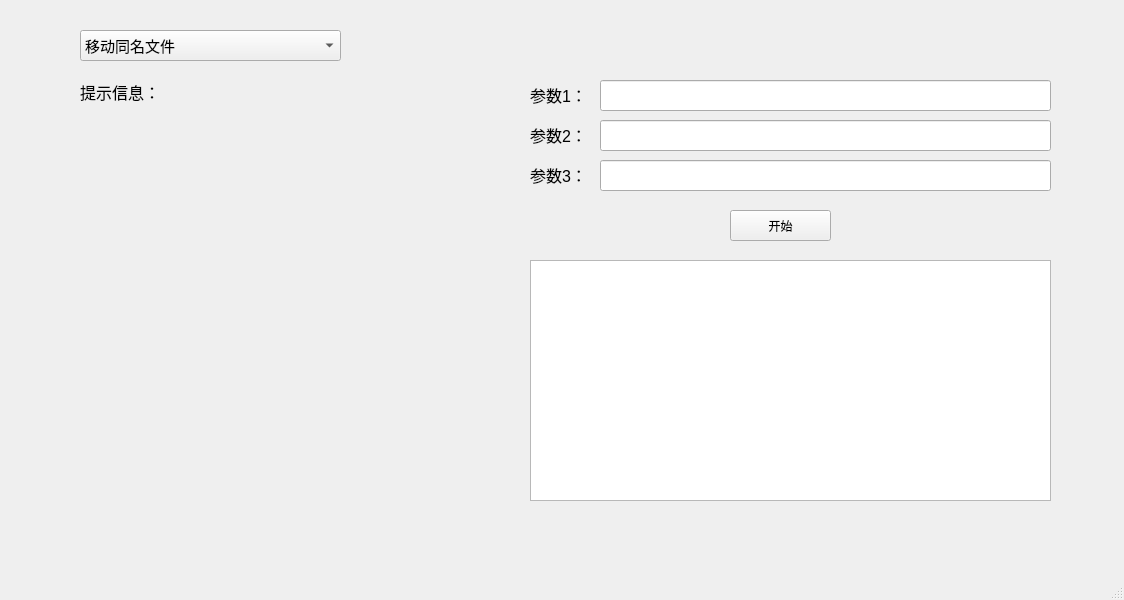
<?xml version="1.0" encoding="UTF-8"?>
<ui version="4.0">
 <class>MainWindow</class>
 <widget class="QMainWindow" name="MainWindow">
  <property name="geometry">
   <rect>
    <x>0</x>
    <y>0</y>
    <width>1124</width>
    <height>600</height>
   </rect>
  </property>
  <property name="windowTitle">
   <string>MainWindow</string>
  </property>
  <property name="autoFillBackground">
   <bool>false</bool>
  </property>
  <widget class="QWidget" name="centralwidget">
   <widget class="QComboBox" name="xz">
    <property name="geometry">
     <rect>
      <x>80</x>
      <y>30</y>
      <width>261</width>
      <height>31</height>
     </rect>
    </property>
    <property name="font">
     <font>
      <pointsize>11</pointsize>
     </font>
    </property>
    <item>
     <property name="text">
      <string>移动同名文件</string>
     </property>
    </item>
    <item>
     <property name="text">
      <string>新数据转老数据</string>
     </property>
    </item>
   </widget>
   <widget class="QPushButton" name="start">
    <property name="geometry">
     <rect>
      <x>730</x>
      <y>210</y>
      <width>101</width>
      <height>31</height>
     </rect>
    </property>
    <property name="text">
     <string>开始</string>
    </property>
   </widget>
   <widget class="QLineEdit" name="pant11">
    <property name="geometry">
     <rect>
      <x>600</x>
      <y>80</y>
      <width>451</width>
      <height>31</height>
     </rect>
    </property>
   </widget>
   <widget class="QTextBrowser" name="Neir">
    <property name="geometry">
     <rect>
      <x>530</x>
      <y>260</y>
      <width>521</width>
      <height>241</height>
     </rect>
    </property>
   </widget>
   <widget class="QLineEdit" name="pant22">
    <property name="geometry">
     <rect>
      <x>600</x>
      <y>120</y>
      <width>451</width>
      <height>31</height>
     </rect>
    </property>
   </widget>
   <widget class="QLineEdit" name="pant33">
    <property name="geometry">
     <rect>
      <x>600</x>
      <y>160</y>
      <width>451</width>
      <height>31</height>
     </rect>
    </property>
   </widget>
   <widget class="QLabel" name="ts">
    <property name="geometry">
     <rect>
      <x>80</x>
      <y>80</y>
      <width>371</width>
      <height>391</height>
     </rect>
    </property>
    <property name="font">
     <font>
      <pointsize>12</pointsize>
     </font>
    </property>
    <property name="text">
     <string>提示信息：</string>
    </property>
    <property name="alignment">
     <set>Qt::AlignLeading|Qt::AlignLeft|Qt::AlignTop</set>
    </property>
   </widget>
   <widget class="QLabel" name="pant1">
    <property name="geometry">
     <rect>
      <x>530</x>
      <y>84</y>
      <width>61</width>
      <height>21</height>
     </rect>
    </property>
    <property name="font">
     <font>
      <pointsize>12</pointsize>
     </font>
    </property>
    <property name="text">
     <string>参数1：</string>
    </property>
   </widget>
   <widget class="QLabel" name="pant2">
    <property name="geometry">
     <rect>
      <x>530</x>
      <y>124</y>
      <width>61</width>
      <height>21</height>
     </rect>
    </property>
    <property name="font">
     <font>
      <pointsize>12</pointsize>
     </font>
    </property>
    <property name="text">
     <string>参数2：</string>
    </property>
   </widget>
   <widget class="QLabel" name="pant3">
    <property name="geometry">
     <rect>
      <x>530</x>
      <y>164</y>
      <width>61</width>
      <height>21</height>
     </rect>
    </property>
    <property name="font">
     <font>
      <pointsize>12</pointsize>
     </font>
    </property>
    <property name="text">
     <string>参数3：</string>
    </property>
   </widget>
  </widget>
  <widget class="QMenuBar" name="menubar">
   <property name="geometry">
    <rect>
     <x>0</x>
     <y>0</y>
     <width>1124</width>
     <height>23</height>
    </rect>
   </property>
  </widget>
  <widget class="QStatusBar" name="statusbar"/>
 </widget>
 <resources/>
 <connections/>
</ui>
